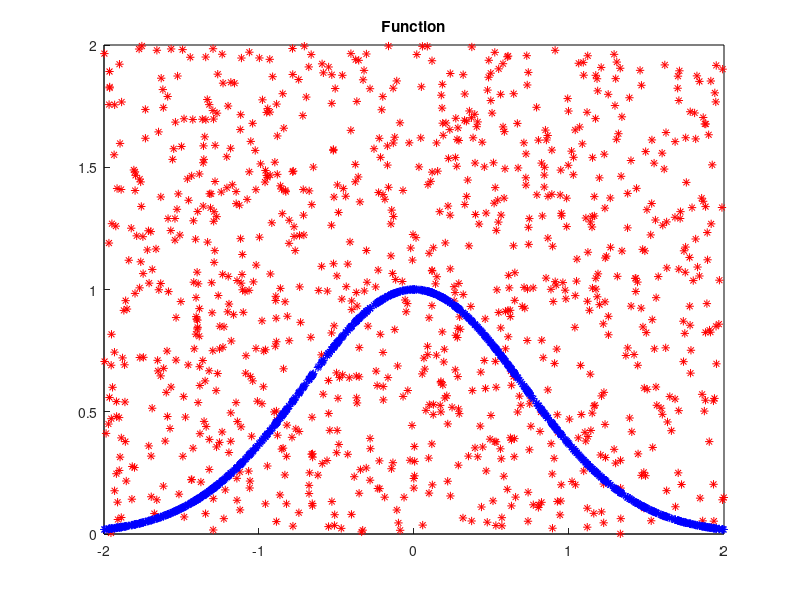

This chart was generated by the following MATLAB code: (Note: this script raises an error after producing the figure.)
# g1 : [-2, 2] -> R, g1(x) = e^[-(x^2)]

N = 1000;
a = -2;
b = 2;
M = 2;

f = @(x) exp(-x.^2);

rectangle("Position", [a, 0, (b - a), M]);
title("Function");

hold on;

x = unifrnd(a, b, 1, N);
y = unifrnd(0, M, 1, N);
for i = 1 : N
  px = x(i);
  py = y(i);
  plot(px, py, "*r");
endfor

plot(x, f(x), '*b');

# g3 : [-1, 2] -> [0, INF), g3(x) = x^2 / (1 + x^2), daca x apartine [-1, 0]
#                                   radical(2x - x^2), daca x apartine (0, 2].
a3 = 0; b3 = 2;
g3 = @(x) x.^2./(1 + x.^2).*(x <=0 ) + sqrt(2*x - x.^2).*(x > 0);
t3 = linspace(a3, b3, 1000);
M3 = max(g3(t3))
x3 = unifrnd(a3, b3, 1, n); y3 = unifrnd(0, M3, 1, n);
int3_MC1 = mean(y3 <= g3(x3)) * (b3 - a3) * M3
int3_MC2 = (b3 - a3) * mean(g3(x3))
int3_exact = integral(g3, a3, b3)

